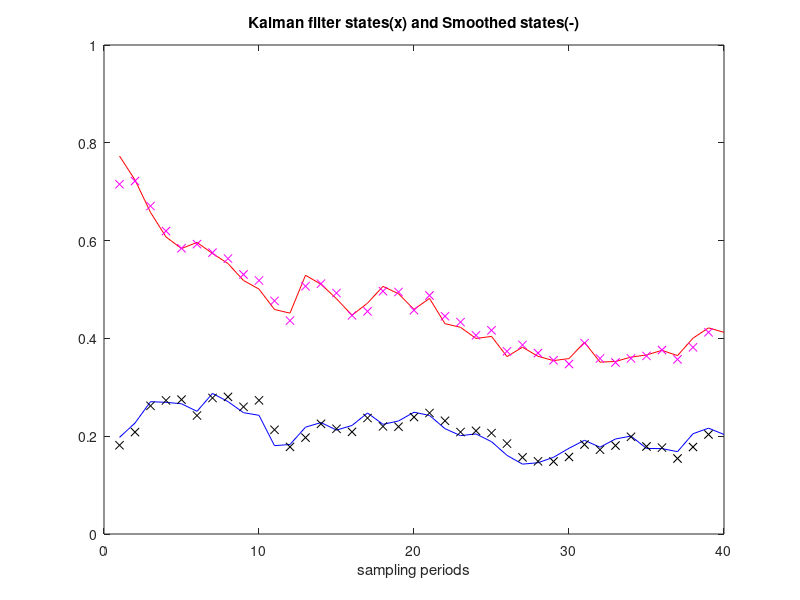

Source code (MATLAB):
%Fixed-interval smoothing example
%state space system model (2 tank system):
A1=1; A2=1; R1=0.5; R2=0.4;
cA=[-1/(R1*A1) 1/(R1*A1); 1/(R1*A2) -(1/A2)*((1/R1)+(1/R2))];
cB=[1/A1; 0]; cC=[1 0; 0 1]; cD=0;
Ts=0.1; %sampling period
csys=ss(cA,cB,cC,cD); dsys=c2d(csys,Ts,'zoh'); %discrete-time model
[A,B,C,D]=ssdata(dsys); %retrieves discrete-time model matrices

%simulation horizon
Nf=40;

%process noise
Sw=[12e-4 0; 0 6e-4]; %cov
sn=zeros(2,Nf); 
sn(1,:)=sqrt(Sw(1,1))*randn(1,Nf); sn(2,:)=sqrt(Sw(2,2))*randn(1,Nf);
%observation noise
Sv=[6e-4 0; 0 15e-4]; %cov.
on=zeros(2,Nf);
on(1,:)=sqrt(Sv(1,1))*randn(1,Nf); on(2,:)=sqrt(Sv(2,2))*randn(1,Nf); 

% system simulation preparation 
x=[1;0]; % state vector with initial tank levels
u=0.4; %constant input

% Kalman filter simulation preparation
%space for matrices
K=zeros(2,2); M=zeros(2,2); P=zeros(2,2);
xe=[0.5; 0.2]; % filter state vector with initial values
%space for recording xa(n), xe(n)
rxa=zeros(2,Nf-1);rxe=zeros(2,Nf-1);
   
%behaviour of the system and the Kalman filter after initial state
% with constant input u
for nn=1:Nf-1,
  %system simulation
   xn=(A*x)+(B*u)+sn(nn); %next system state
   x=xn; %system state actualization
   ym=(C*x)+on(:,nn); %output measurement
      
   %Prediction
    xa=(A*xe)+(B*u); %a priori state
    M=(A*P*A')+ Sw;    
   %Update 
    K=(M*C')*inv((C*M*C')+Sv);
    P=M-(K*C*M);
    xe=xa+(K*(ym-(C*xa))); %estimated (a posteriori) state   
    
   %recording xa(n), xe(n)
   rxa(:,nn)=xa;
   rxe(:,nn)=xe;
 end;  

%Smoothing-----------------------------
xs=zeros(2,Nf);

xs(:,Nf)=xe; %final estimated state
for nn=(Nf-1):-1:1,
   G=(P*A')*inv(M);
   xs(:,nn)=rxe(:,nn)+(G*(xs(:,nn+1)-rxa(:,nn)));
end;   

%----------------------------------------------------------------

% display of state evolution

figure(3)
plot(xs(1,:),'r'); %plots xs1
hold on;
plot(xs(2,:),'b'); %plots xs2
plot(rxe(1,:),'mx'); %plots xe1
plot(rxe(2,:),'kx'); %plots xe2
axis([0 Nf 0 1]);
xlabel('sampling periods');
title('Kalman filter states(x) and Smoothed states(-)');
